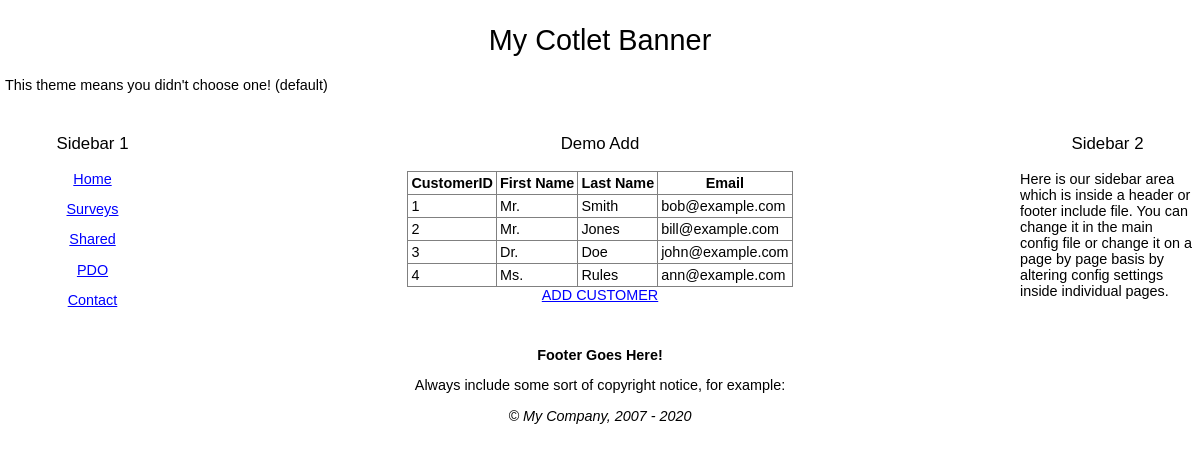
The app's page /demo/demo_add.php with its own data.
### tables this page shows
CREATE TABLE `test_Customers` (
  `CustomerID` int(10) unsigned NOT NULL AUTO_INCREMENT,
  `LastName` varchar(50) DEFAULT NULL,
  `FirstName` varchar(50) DEFAULT NULL,
  `Title` varchar(20) DEFAULT NULL,
  `Email` varchar(80) DEFAULT NULL,
  `CountryID` int(10) unsigned DEFAULT NULL,
  PRIMARY KEY (`CustomerID`),
  KEY `CountryID` (`CountryID`)
);

### demo/demo_add.php (the view, shortened to what this page needs)
<?php
require '../inc_0700/config_inc.php';
if(isset($_REQUEST['act'])){$myAction = (trim($_REQUEST['act']));}else{$myAction = "";}
switch ($myAction)
{
	default:
	 	showCustomers();
}
function showCustomers()
{
	echo '<h3 align="center">' . smartTitle() . '</h3>';
	$sql = "select CustomerID,FirstName,LastName,Email from test_Customers";
	$result = mysqli_query(IDB::conn(),$sql) or die(trigger_error(mysqli_error(IDB::conn()), E_USER_ERROR));
	if (mysqli_num_rows($result) > 0)
	{
		echo '<table align="center" border="1" style="border-collapse:collapse" cellpadding="3" cellspacing="3">';
		echo '<tr>
				<th>CustomerID</th>
				<th>First Name</th>
				<th>Last Name</th>
				<th>Email</th>
			</tr>
			';
		while ($row = mysqli_fetch_assoc($result))
		{
			echo '<tr>
					<td>'
				     . (int)$row['CustomerID'] . '</td>
				    <td>' . dbOut($row['FirstName']) . '</td>
				    <td>' . dbOut($row['LastName']) . '</td>
				    <td>' . dbOut($row['Email']) . '</td>
				</tr>
				';
		}
		echo '</table>';
	}else{
      echo '<div align="center"><h3>Currently No Customers in Database.</h3></div>';
	}
	echo '<div align="center"><a href="' . THIS_PAGE . '?act=add">ADD CUSTOMER</a></div>';
}

### include/default_style.css (style rules this page uses)
body { font-size: .9em; font-family: Verdana, Geneva, Arial, Helvetica, sans-serif; padding:0; margin:0; background-color:#FFFFFF; }
td { font-family: Verdana, Geneva, Arial, Helvetica, sans-serif; }
h1, h2, h3, h4, h5, h6 { font-weight: normal; }
a { font-family:Verdana, Arial, Helvetica, sans-serif; }
a:link { color: #00f; }

### records on screen
test_customers: CustomerID "1", FirstName "Mr.", LastName "Smith", Email "bob@example.com"
test_customers: CustomerID "2", FirstName "Mr.", LastName "Jones", Email "bill@example.com"
test_customers: CustomerID "3", FirstName "Dr.", LastName "Doe", Email "john@example.com"
test_customers: CustomerID "4", FirstName "Ms.", LastName "Rules", Email "ann@example.com"

### other values on screen
$config->banner "My Cotlet Banner"
$aText[0] "Home"
$aText[0] "Surveys"
$aText[0] "Shared"
$aText[0] "PDO"
$aText[0] "Contact"
smartTitle() "Demo Add"
